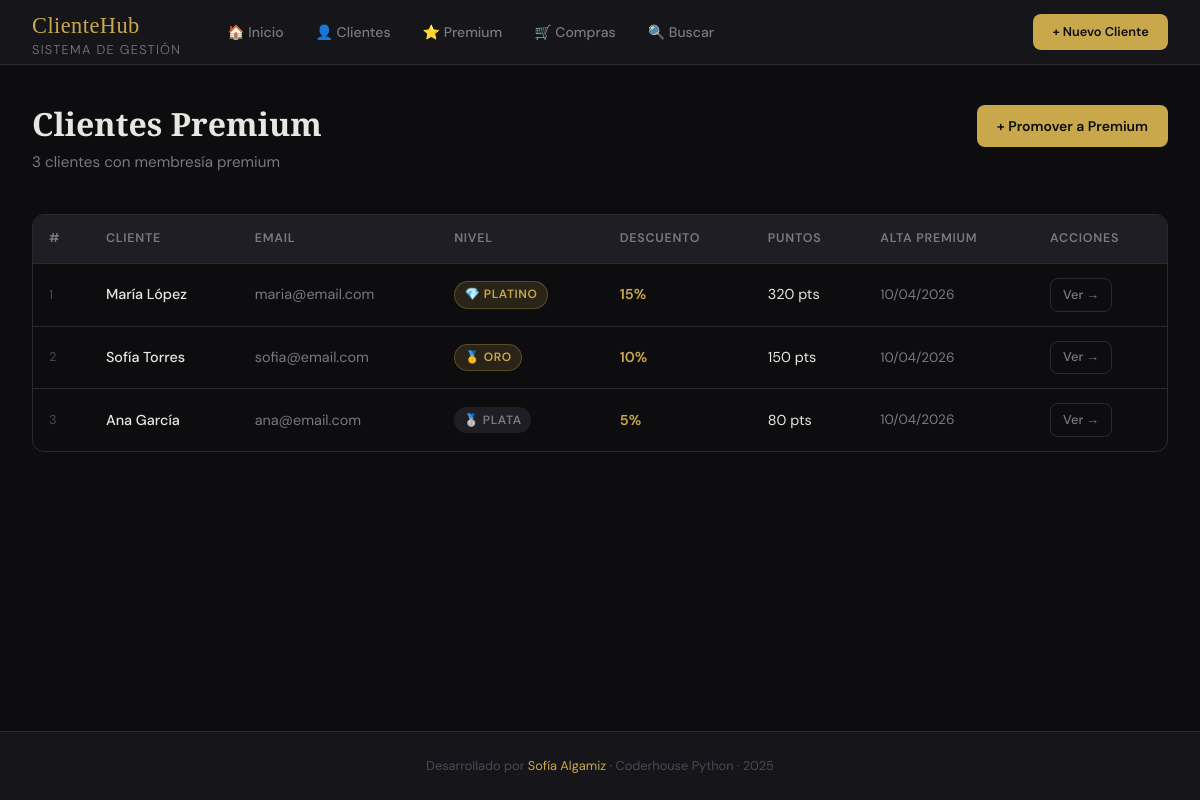
The page /premium/ on the database its author committed.
### tienda/models.py (models this page shows, shortened)
class ClientePremium(models.Model):
    cliente = models.OneToOneField(Cliente, on_delete=models.CASCADE, related_name='premium')
    descuento = models.DecimalField(max_digits=4, decimal_places=2, default=0.10,
                                    help_text="Ej: 0.10 = 10% de descuento")
    puntos = models.PositiveIntegerField(default=0)
    nivel = models.CharField(max_length=20, choices=[
        ('plata', 'Plata'),
        ('oro', 'Oro'),
        ('platino', 'Platino'),
    ], default='plata')
    fecha_alta_premium = models.DateField(auto_now_add=True)
    class Meta:
        verbose_name = "Cliente Premium"
        verbose_name_plural = "Clientes Premium"
    def descuento_porcentaje(self):
        return int(self.descuento * 100)

class Cliente(models.Model):
    nombre = models.CharField(max_length=100)
    email = models.EmailField(unique=True)
    direccion = models.CharField(max_length=200)
    telefono = models.CharField(max_length=20)
    saldo = models.DecimalField(max_digits=10, decimal_places=2, default=0.00)
    fecha_registro = models.DateTimeField(default=timezone.now)
    class Meta:
        ordering = ['-fecha_registro']
        verbose_name = "Cliente"
        verbose_name_plural = "Clientes"

### tienda/views.py (the view)
# urls.py: path('premium/', views.lista_premium, name='lista_premium'),
def lista_premium(request):
    premiums = ClientePremium.objects.select_related('cliente').all()
    return render(request, 'tienda/lista_premium.html', {'premiums': premiums})

### tienda/templates/tienda/lista_premium.html (shortened to what this page needs)
{% extends 'tienda/base.html' %}
{% block content %}
<div class="page-header">
  <div>
    <h1>Clientes Premium</h1>
    <p>{{ premiums|length }} cliente{{ premiums|length|pluralize }} con membresía premium</p>
  </div>
  <a href="{% url 'nuevo_premium' %}" class="btn btn-primary">+ Promover a Premium</a>
</div>
{% if premiums %}
<div class="table-wrap">
  <table>
    <thead>
      <tr>
        <th>#</th>
        <th>Cliente</th>
        <th>Email</th>
        <th>Nivel</th>
        <th>Descuento</th>
        <th>Puntos</th>
        <th>Alta Premium</th>
        <th>Acciones</th>
      </tr>
    </thead>
    <tbody>
      {% for p in premiums %}
      <tr>
        <td style="color:var(--text-dim); font-size:0.8rem;">{{ forloop.counter }}</td>
        <td style="font-weight:500;">{{ p.cliente.nombre }}</td>
        <td style="color:var(--text-muted);">{{ p.cliente.email }}</td>
        <td>
          {% if p.nivel == 'platino' %}
            <span class="badge badge-gold">💎 Platino</span>
          {% elif p.nivel == 'oro' %}
            <span class="badge badge-gold">🥇 Oro</span>
          {% else %}
            <span class="badge badge-gray">🥈 Plata</span>
          {% endif %}
        </td>
        <td style="color:var(--gold); font-weight:600;">{{ p.descuento_porcentaje }}%</td>
        <td>{{ p.puntos }} pts</td>
        <td style="color:var(--text-muted); font-size:0.85rem;">{{ p.fecha_alta_premium|date:"d/m/Y" }}</td>
        <td>
          <a href="{% url 'detalle_cliente' p.cliente.pk %}" class="btn btn-ghost btn-sm">Ver →</a>
        </td>
      </tr>
      {% endfor %}
    </tbody>
  </table>
</div>
{% endif %}
{% endblock %}

### tienda/templates/tienda/base.html (style rules this page uses)
:root { --bg: #0d0d0f; --surface: #16161a; --surface2: #1e1e24; --border: #2a2a32; --gold: #c9a84c; --gold-light: #e8c97a; --gold-dim: rgba(201,168,76,0.15); --text: #e8e6e0; --text-muted: #7a7880; --text-dim: #4a4856; --success: #4caf82; --warning: #e8a94c; --danger: #e85c4c; --info: #4c8ce8; --radius: 12px; --radius-sm: 8px; }
*, *::before, *::after { box-sizing: border-box; margin: 0; padding: 0; }
html { scroll-behavior: smooth; }
body { font-family: 'DM Sans', sans-serif; background: var(--bg); color: var(--text); min-height: 100vh; display: flex; flex-direction: column; line-height: 1.6; }
.page-header { margin-bottom: 2.5rem; display: flex; align-items: flex-start; justify-content: space-between; gap: 1rem; }
.page-header h1 { font-family: 'Playfair Display', serif; font-size: 2rem; font-weight: 700; color: var(--text); line-height: 1.2; }
.page-header p { color: var(--text-muted); margin-top: 0.4rem; font-size: 0.95rem; }
.table-wrap { overflow-x: auto; border-radius: var(--radius); border: 1px solid var(--border); }
table { width: 100%; border-collapse: collapse; font-size: 0.9rem; }
thead th { background: var(--surface2); padding: 0.875rem 1rem; text-align: left; font-weight: 600; font-size: 0.78rem; text-transform: uppercase; letter-spacing: 0.06em; color: var(--text-muted); border-bottom: 1px solid var(--border); white-space: nowrap; }
tbody tr { border-bottom: 1px solid var(--border); transition: background 0.15s; }
tbody tr:last-child { border-bottom: none; }
tbody td { padding: 0.875rem 1rem; color: var(--text); vertical-align: middle; }
.badge { display: inline-flex; align-items: center; gap: 0.3rem; padding: 0.2rem 0.6rem; border-radius: 20px; font-size: 0.75rem; font-weight: 600; text-transform: uppercase; letter-spacing: 0.05em; }
.badge-gold { background: var(--gold-dim); color: var(--gold); border: 1px solid rgba(201,168,76,0.3); }
.badge-gray { background: var(--surface2); color: var(--text-muted); }
.btn { display: inline-flex; align-items: center; gap: 0.4rem; padding: 0.6rem 1.25rem; border-radius: var(--radius-sm); font-family: 'DM Sans', sans-serif; font-size: 0.875rem; font-weight: 500; cursor: pointer; text-decoration: none; border: none; transition: all 0.2s; white-space: nowrap; }
.btn-primary { background: var(--gold); color: var(--bg); font-weight: 600; }
.btn-ghost { background: transparent; color: var(--text-muted); border: 1px solid var(--border); }
.btn-sm { padding: 0.35rem 0.75rem; font-size: 0.8rem; }

### rows shown on the page
ClientePremium: cliente.nombre "María López", cliente.email "maria@email.com", nivel "💎 PLATINO", descuento_porcentaje "15", puntos "320", fecha_alta_premium "10/04/2026"
ClientePremium: cliente.nombre "Sofía Torres", cliente.email "sofia@email.com", nivel "🥇 ORO", descuento_porcentaje "10", puntos "150", fecha_alta_premium "10/04/2026"
ClientePremium: cliente.nombre "Ana García", cliente.email "ana@email.com", nivel "🥈 PLATA", descuento_porcentaje "5", puntos "80", fecha_alta_premium "10/04/2026"

### other values the page prints
{{ premiums|length }} "3"
